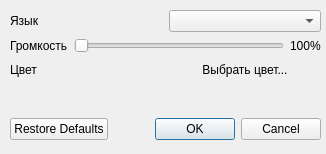
<?xml version="1.0" encoding="UTF-8"?>
<ui version="4.0">
 <class>SettingsDialog</class>
 <widget class="QDialog" name="SettingsDialog">
  <property name="geometry">
   <rect>
    <x>0</x>
    <y>0</y>
    <width>326</width>
    <height>154</height>
   </rect>
  </property>
  <property name="windowTitle">
   <string>Своя Игра - Настройки</string>
  </property>
  <widget class="QWidget" name="verticalLayoutWidget">
   <property name="geometry">
    <rect>
     <x>10</x>
     <y>10</y>
     <width>311</width>
     <height>130</height>
    </rect>
   </property>
   <layout class="QVBoxLayout" name="verticalLayout">
    <item>
     <layout class="QFormLayout" name="formLayout">
      <item row="0" column="0" colspan="2">
       <layout class="QHBoxLayout" name="horizontalLayout">
        <item>
         <widget class="QLabel" name="languageLabel">
          <property name="text">
           <string>Язык</string>
          </property>
         </widget>
        </item>
        <item>
         <widget class="QComboBox" name="languageComboBox"/>
        </item>
       </layout>
      </item>
      <item row="1" column="0" colspan="2">
       <layout class="QHBoxLayout" name="horizontalLayout_2">
        <item>
         <widget class="QLabel" name="volumeLabel">
          <property name="text">
           <string>Громкость</string>
          </property>
         </widget>
        </item>
        <item>
         <widget class="QSlider" name="volumeSlider">
          <property name="maximum">
           <number>100</number>
          </property>
          <property name="orientation">
           <enum>Qt::Orientation::Horizontal</enum>
          </property>
         </widget>
        </item>
        <item>
         <widget class="QLabel" name="volumeValueLabel">
          <property name="text">
           <string>100%</string>
          </property>
         </widget>
        </item>
       </layout>
      </item>
      <item row="2" column="0" colspan="2">
       <layout class="QHBoxLayout" name="horizontalLayout_3">
        <item>
         <widget class="QLabel" name="colorLabel">
          <property name="text">
           <string>Цвет</string>
          </property>
         </widget>
        </item>
        <item>
         <widget class="QPushButton" name="colorButton">
          <property name="text">
           <string>Выбрать цвет...</string>
          </property>
          <property name="flat">
           <bool>true</bool>
          </property>
         </widget>
        </item>
       </layout>
      </item>
     </layout>
    </item>
    <item>
     <widget class="QDialogButtonBox" name="buttonBox">
      <property name="autoFillBackground">
       <bool>false</bool>
      </property>
      <property name="standardButtons">
       <set>QDialogButtonBox::StandardButton::Cancel|QDialogButtonBox::StandardButton::Ok|QDialogButtonBox::StandardButton::RestoreDefaults</set>
      </property>
      <property name="centerButtons">
       <bool>false</bool>
      </property>
     </widget>
    </item>
   </layout>
  </widget>
 </widget>
 <resources/>
 <connections/>
</ui>
